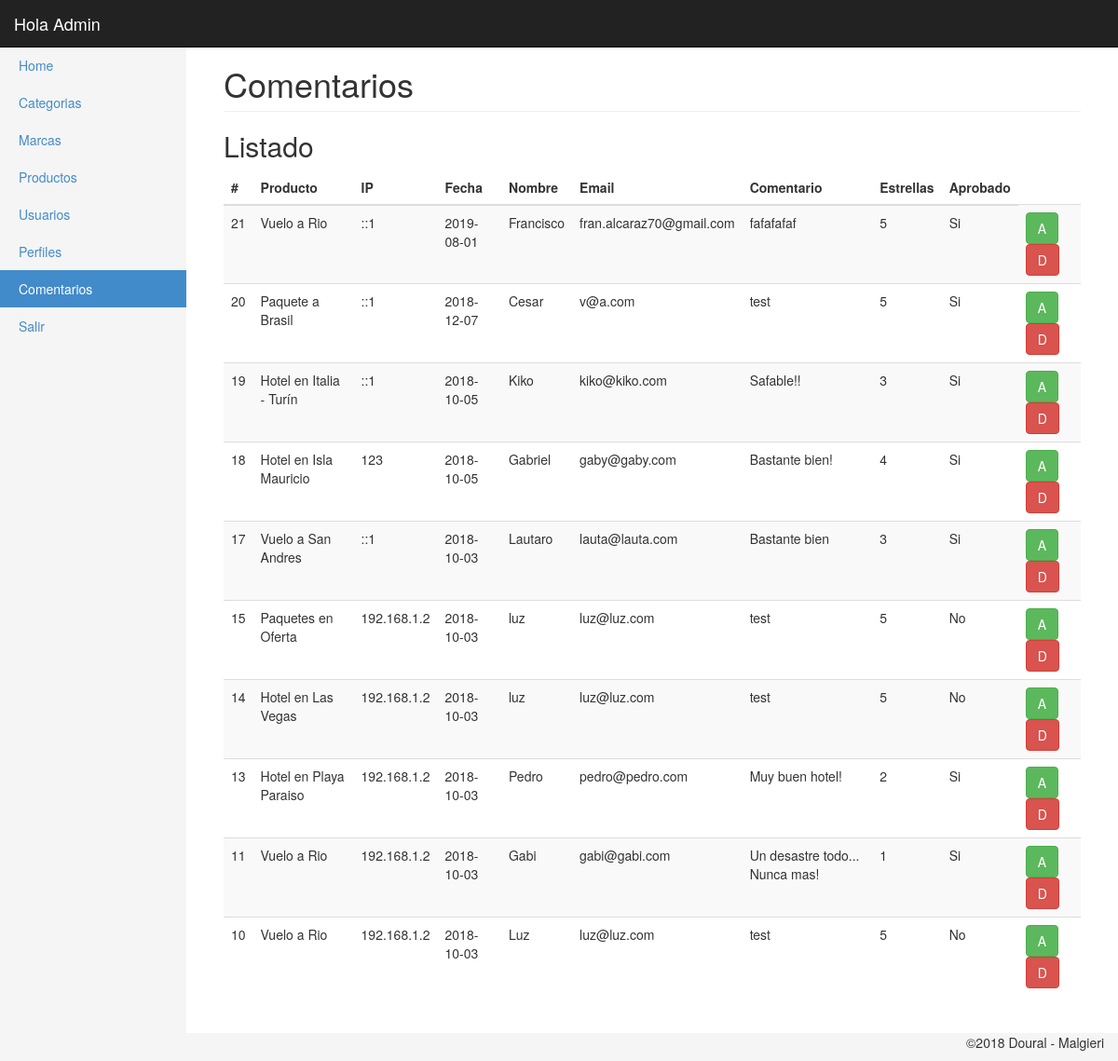
The page /_admin/comentarios.php (signed in) on the database as committed earlier.
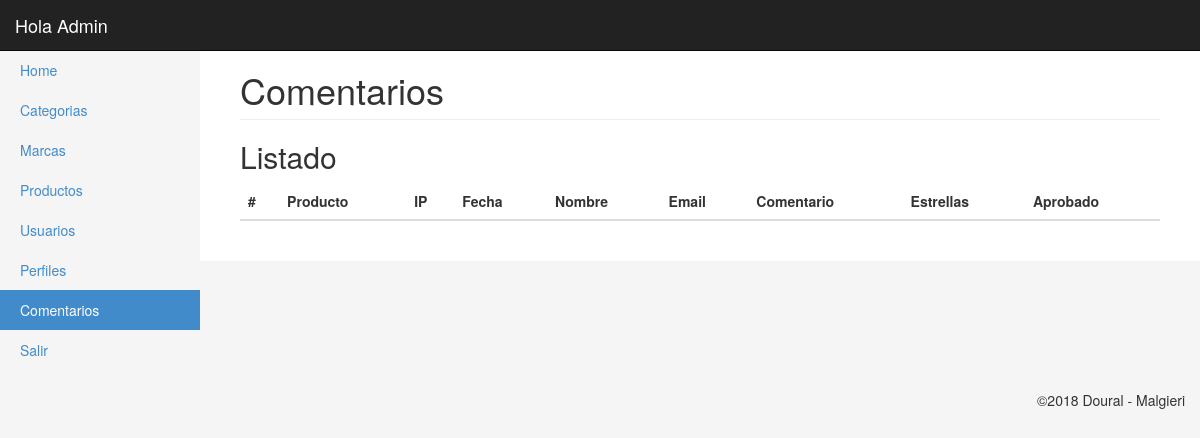
The same page on the database as committed later.
### tables this page shows
CREATE TABLE `comentarios` (
  `id_comentario` int(11) NOT NULL AUTO_INCREMENT,
  `id_producto` int(11) NOT NULL,
  `ip_origen` varchar(255) NOT NULL,
  `fecha` date NOT NULL,
  `txt_nombre` varchar(200) NOT NULL,
  `txt_email` varchar(200) NOT NULL,
  `txt_comentario` varchar(800) NOT NULL,
  `cant_estrellas` int(11) NOT NULL,
  `sn_aprobado` int(11) NOT NULL,
  PRIMARY KEY (`id_comentario`),
  KEY `id_producto` (`id_producto`),
  CONSTRAINT `comentarios_ibfk_1` FOREIGN KEY (`id_producto`) REFERENCES `productos` (`id_producto`)
);

CREATE TABLE `productos` (
  `id_producto` int(11) NOT NULL AUTO_INCREMENT,
  `marca` int(11) DEFAULT NULL,
  `categoria` int(11) NOT NULL,
  `txt_desc` varchar(300) NOT NULL,
  `alt` varchar(300) NOT NULL,
  `img` varchar(800) NOT NULL,
  `descripcion` varchar(800) NOT NULL,
  `sn_destacado` int(11) DEFAULT '0',
  `sn_habilitado` int(11) DEFAULT '0',
  PRIMARY KEY (`id_producto`),
  KEY `idx_id_categoria` (`categoria`),
  CONSTRAINT `productos_ibfk_2` FOREIGN KEY (`categoria`) REFERENCES `categorias` (`id_categoria`)
);

### _admin/clases/comentarios.php (called while the page is built, shortened)
<?
Class Comentario{
	private $con;
	public function __construct($con){
		$this->con = $con;
	}
	public function getList(){
		$query = "SELECT c.id_comentario, c.id_producto, p.txt_desc, c.ip_origen, c.fecha, c.txt_nombre, c.txt_email, c.txt_comentario, c.cant_estrellas,
		case when c.sn_aprobado = -1 then 'Si' else 'No' end sn_aprobado
		from comentarios c
		join productos p on p.id_producto = c.id_producto order by 1 desc";
        return $this->con->query($query);
	}
}
?>

### _admin/comentarios.php (the view, shortened to what this page needs)
<?
require('inc/header.php');
?>
<div class="container-fluid">
    <?$commentsMenu = 'Comentarios';
		$comentarios = new Comentario($con);
		include('inc/side_bar.php');
    ?>
        <div class="col-sm-9 col-md-10 main">
		  <h1 class="page-header">
            Comentarios
          </h1>
			<h2 class="sub-header">Listado</h2>
          <div class="table-responsive">
            <table class="table table-striped">
              <thead>
                <tr>
                  <th>#</th>
                  <th>Producto</th>
				  <th>IP</th>
				  <th>Fecha</th>
				  <th>Nombre</th>
				  <th>Email</th>
				  <th>Comentario</th>
				  <th>Estrellas</th>
				  <th>Aprobado</th>
                </tr>
              </thead>
			  <tbody>
				<?
					foreach($comentarios->getList() as $comentario){?>
						<tr>
						  <td><?=$comentario['id_comentario'];?></td>
						  <td><?=$comentario['txt_desc'];?></td>
						  <td><?=$comentario['ip_origen'];?></td>
						  <td><?=$comentario['fecha'];?></td>
						  <td><?=$comentario['txt_nombre'];?></td>
						  <td><?=$comentario['txt_email'];?></td>
						  <td><?=$comentario['txt_comentario'];?></td>
						  <td><?=$comentario['cant_estrellas'];?></td>
						  <td><?=$comentario['sn_aprobado'];?></td>
						  <td>
							<?if(in_array('comment.app',$_SESSION['usuario']['permisos'])){?>
								<a href="comentarios.php?app=<?=$comentario['id_comentario']?>"><button type="button" class="btn btn-success" title="Aprobar">A</button></a>
							<?}?>
							<?if(in_array('comment.dis',$_SESSION['usuario']['permisos'])){?>
								<a href="comentarios.php?dis=<?=$comentario['id_comentario']?>"><button type="button" class="btn btn-danger" title="Desaprobar">D</button></a>
							<?}?>
					      </td>
						</tr>
				    <?}?>
              </tbody>
            </table>
          </div>
      </div>
	</div>
</div>
<?include('inc/footer.php');?>

### _admin/inc/header.php (shortened to what this page needs)
<!DOCTYPE html>
<? session_start();
include('clases/marcas.php');
include('clases/comentarios.php');
?>
<html lang="es">
	<head>
		<link href="css/bootstrap.min.css" rel="stylesheet">
		<link href="css/styles.css" rel="stylesheet">
	</head>
	<body>
<nav class="navbar navbar-inverse navbar-fixed-top" role="navigation">
      <div class="container-fluid">
        <div class="navbar-header">
          <a class="navbar-brand" href="#">Hola <?=$_SESSION['usuario']['nombre']?></a>
        </div>
      </div>
</nav>

### _admin/inc/side_bar.php (shortened to what this page needs)
<div class="row row-offcanvas row-offcanvas-left">
         <div class="col-sm-3 col-md-2 sidebar-offcanvas" id="sidebar" role="navigation">
            <ul class="nav nav-sidebar">
              <li><a href="index.php">Home</a></li>
			  <?if( in_array('category.add',$_SESSION['usuario']['permisos']) ||
					in_array('category.del',$_SESSION['usuario']['permisos'])||
					in_array('category.edit',$_SESSION['usuario']['permisos'])||
					in_array('category.see',$_SESSION['usuario']['permisos'])){?>
					<li class="<?=isset($categorysMenu)?'active':''?>"><a href="categorias.php">Categorias</a></li>
			  <?}?>
			    <?if( in_array('marca.add',$_SESSION['usuario']['permisos']) ||
					in_array('marca.del',$_SESSION['usuario']['permisos'])||
					in_array('marca.edit',$_SESSION['usuario']['permisos'])||
					in_array('marca.see',$_SESSION['usuario']['permisos'])){?>
					<li class="<?=isset($marcaMenu)?'active':''?>"><a href="marcas.php">Marcas</a></li>
			  <?}?>
			  <?if( in_array('product.add',$_SESSION['usuario']['permisos']) ||
					in_array('product.del',$_SESSION['usuario']['permisos'])||
					in_array('product.edit',$_SESSION['usuario']['permisos'])||
					in_array('product.see',$_SESSION['usuario']['permisos'])){?>
					<li class="<?=isset($productsMenu)?'active':''?>"><a href="productos.php">Productos</a></li>
			  <?}?>
			  <?if( in_array('user.add',$_SESSION['usuario']['permisos']) ||
					in_array('user.del',$_SESSION['usuario']['permisos'])||
					in_array('user.edit',$_SESSION['usuario']['permisos'])||
					in_array('user.see',$_SESSION['usuario']['permisos'])){?>
					<li class="<?=isset($userMenu)?'active':''?>"><a href="usuarios.php">Usuarios</a></li>
			  <?}?>
			  <?if( in_array('profile.add',$_SESSION['usuario']['permisos']) ||
					in_array('profile.del',$_SESSION['usuario']['permisos'])||
					in_array('profile.edit',$_SESSION['usuario']['permisos'])||
					in_array('profile.see',$_SESSION['usuario']['permisos'])){?>
					<li class="<?=isset($perfilMenu)?'active':''?>"><a href="perfiles.php">Perfiles</a></li>
			  <?}?>
			  <?if( in_array('comment.see',$_SESSION['usuario']['permisos']) ||
					in_array('comment.app',$_SESSION['usuario']['permisos'])||
					in_array('comment.dis',$_SESSION['usuario']['permisos'])){?>
					<li class="<?=isset($commentsMenu)?'active':''?>"><a href="comentarios.php">Comentarios</a></li>
			  <?}?>
              <li><a href="?logout">Salir</a></li>
            </ul>
        </div>

### _admin/inc/footer.php (shortened to what this page needs)
<footer>
  <p class="pull-right">©2018 Doural - Malgieri</p>
</footer>
	</body>
</html>

### _admin/css/styles.css (style rules this page uses)
body { padding-top: 50px; background-color: #f5f5f5; }
footer { padding-left: 15px; padding-right: 15px; background-color: #fff; }
.nav-sidebar { background-color: #f5f5f5; margin-right: -15px; margin-bottom: 20px; margin-left: -15px; }
.nav-sidebar > li > a { padding-right: 20px; padding-left: 20px; }
.nav-sidebar > .active > a { color: #fff; background-color: #428bca; }
.main { padding: 20px; background-color: #fff; }
@media (min-width: 768px) { .main { padding-right: 40px; padding-left: 40px; } }
.main .page-header { margin-top: 0; }

Rows that differ between the two databases and show on the page:
removed comentarios: id_comentario "21", id_producto.txt_desc "Vuelo a Rio", ip_origen "::1", fecha "2019-08-01", txt_nombre "Francisco", txt_email "fran.alcaraz70@gmail.com", txt_comentario "fafafafaf", cant_estrellas "5", sn_aprobado "Si"
removed comentarios: id_comentario "20", id_producto.txt_desc "Paquete a Brasil", ip_origen "::1", fecha "2018-12-07", txt_nombre "Cesar", txt_email "v@a.com", txt_comentario "test", cant_estrellas "5", sn_aprobado "Si"
removed comentarios: id_comentario "19", id_producto.txt_desc "Hotel en Italia - Turín", ip_origen "::1", fecha "2018-10-05", txt_nombre "Kiko", txt_email "kiko@kiko.com", txt_comentario "Safable!!", cant_estrellas "3", sn_aprobado "Si"
removed comentarios: id_comentario "18", id_producto.txt_desc "Hotel en Isla Mauricio", ip_origen "123", fecha "2018-10-05", txt_nombre "Gabriel", txt_email "gaby@gaby.com", txt_comentario "Bastante bien!", cant_estrellas "4", sn_aprobado "Si"
removed comentarios: id_comentario "17", id_producto.txt_desc "Vuelo a San Andres", ip_origen "::1", fecha "2018-10-03", txt_nombre "Lautaro", txt_email "lauta@lauta.com", txt_comentario "Bastante bien", cant_estrellas "3", sn_aprobado "Si"
removed comentarios: id_comentario "15", id_producto.txt_desc "Paquetes en Oferta", ip_origen "192.168.1.2", fecha "2018-10-03", txt_nombre "luz", txt_email "luz@luz.com", txt_comentario "test", cant_estrellas "5", sn_aprobado "No"
removed comentarios: id_comentario "14", id_producto.txt_desc "Hotel en Las Vegas", ip_origen "192.168.1.2", fecha "2018-10-03", txt_nombre "luz", txt_email "luz@luz.com", txt_comentario "test", cant_estrellas "5", sn_aprobado "No"
removed comentarios: id_comentario "13", id_producto.txt_desc "Hotel en Playa Paraiso", ip_origen "192.168.1.2", fecha "2018-10-03", txt_nombre "Pedro", txt_email "pedro@pedro.com", txt_comentario "Muy buen hotel!", cant_estrellas "2", sn_aprobado "Si"
removed comentarios: id_comentario "11", id_producto.txt_desc "Vuelo a Rio", ip_origen "192.168.1.2", fecha "2018-10-03", txt_nombre "Gabi", txt_email "gabi@gabi.com", txt_comentario "Un desastre todo... Nunca mas!", cant_estrellas "1", sn_aprobado "Si"
removed comentarios: id_comentario "10", id_producto.txt_desc "Vuelo a Rio", ip_origen "192.168.1.2", fecha "2018-10-03", txt_nombre "Luz", txt_email "luz@luz.com", txt_comentario "test", cant_estrellas "5", sn_aprobado "No"
